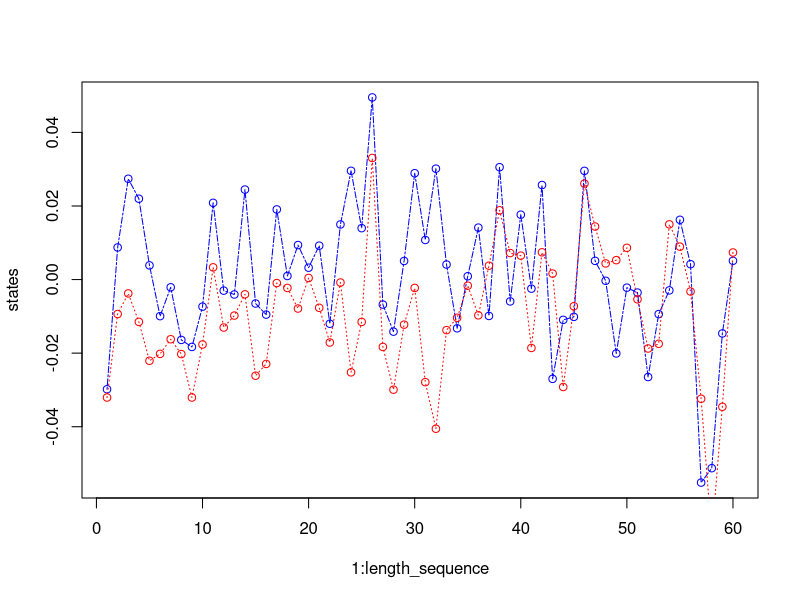

R code for this plot:
# Illustrating a Gaussian HMM model when estimating filter means using
# sequential importance sampling.

# Y_n = X_n + S e_n
# X_n+1 = A*X_n + R*eps_n+1
# X_0 = R / (1 - A^2) * eps_0 where
# e_n and eps_n is Gaussian WN.
# We will estimate the filter means tau_n = E(X_n | Y_0:n = y_0:n)

# Instance model constants
A <- 1/5
R <- 1/50
S <- 1/100

n_samples <- 5000
length_sequence <- 60

sample_particles <- function(n_samples, particles, A, R) {
    A*particles + R*rnorm(n=n_samples)
}

weight_update_function <- function(observation, particle, S) {
    pnorm(q=observation, mean=particle, sd=S)
}

generate_observations <- function(states, S) {
    states + S*rnorm(n=length(states))
}

# Initiate states and observations
states <- replicate(expr=0, n=length_sequence)
states[1] <- R * (1 / (1 - A**2)) * rnorm(n=1)
for (i in 2:length_sequence) {
    states[i] <- sample_particles(1, states[i-1], A, R)
}
observations <- generate_observations(states, S)

# Initiate particles and estimates
taus <- replicate(expr=0, n=length_sequence)
particles <- R * (1 / (1 - A**2)) * rnorm(n=n_samples)
w <- weight_update_function(observations[1], particles, S)
taus[1] <- sum(w*particles) / sum(w)

for (k in 1:length_sequence-1) {
    particles <- sample_particles(n_samples, particles, A, R)
    w <- w*weight_update_function(
        observations[k+1], particles, S)
    taus[k+1] <- sum(particles*w) / sum(w)
}

# Illustrate state trajecory and means
plot(1:length_sequence, states, type='l', lty=6, col='blue')
points(1:length_sequence, states , col='blue')
points(1:length_sequence, taus, type='l', lty=3, col='red')
points(1:length_sequence, taus , col='red')
